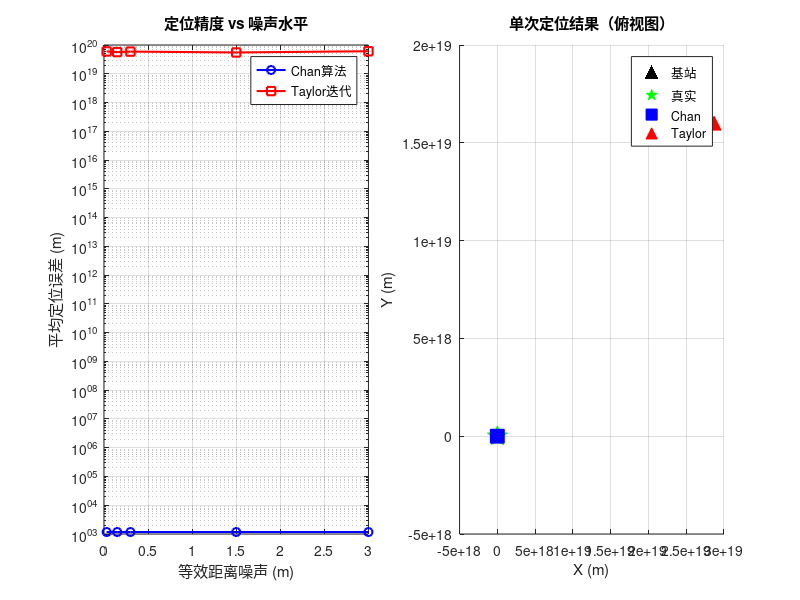

Reproduce this figure in MATLAB. (Note: this script raises an error after producing the figure.)
%% Taylor级数TDOA迭代定位
% 对应Python文件：26_TDOA_Taylor.py
% 用途：Taylor展开迭代精化TDOA定位，精度高于Chan算法
% 运行：TDOA_Taylor

function TDOA_Taylor()
    c = 3e8;

    %% 基站布局（四面体）
    stations = [0, 0, 0; 1000, 0, 0; 500, 866, 0; 500, 289, 816];

    %% 真实目标位置
    true_pos = [400; 350; 200];

    fprintf('===== Taylor级数TDOA迭代定位演示 =====\n\n');
    fprintf('真实位置: [%.0f, %.0f, %.0f]\n', true_pos);
    fprintf('基站数量: %d\n', size(stations, 1));

    %% 蒙特卡洛仿真
    num_trials = 200;
    noise_levels = [1e-10, 5e-10, 1e-9, 5e-9, 1e-8];

    errors_chan = zeros(1, length(noise_levels));
    errors_taylor = zeros(1, length(noise_levels));

    fprintf('\n运行蒙特卡洛仿真 (%d 次/噪声级)...\n', num_trials);

    for ni = 1:length(noise_levels)
        sigma_t = noise_levels(ni);
        chan_err = zeros(num_trials, 1);
        taylor_err = zeros(num_trials, 1);

        for trial = 1:num_trials
            % 生成带噪声时差
            true_dists = zeros(size(stations, 1), 1);
            for i = 1:size(stations, 1)
                true_dists(i) = norm(true_pos - stations(i,:)');
            end
            true_tdiffs = (true_dists(2:end) - true_dists(1)) / c;
            noisy_tdiffs = true_tdiffs + sigma_t * randn(size(true_tdiffs));

            % Chan算法
            pos_chan = tdoa_chan_func(stations, noisy_tdiffs, c);
            chan_err(trial) = norm(pos_chan - true_pos);

            % Taylor迭代
            pos_taylor = tdoa_taylor_func(stations, noisy_tdiffs, c, 20);
            taylor_err(trial) = norm(pos_taylor - true_pos);
        end

        errors_chan(ni) = mean(chan_err);
        errors_taylor(ni) = mean(taylor_err);

        range_err = sigma_t * c;
        fprintf('  噪声=%.1fns (~%.1fm): Chan=%.2fm, Taylor=%.2fm\n', ...
            sigma_t*1e9, range_err, errors_chan(ni), errors_taylor(ni));
    end

    %% 绘图
    figure('Position', [100, 100, 1200, 500]);

    range_errors = noise_levels * c;

    subplot(1,2,1);
    semilogy(range_errors, errors_chan, 'b-o', 'LineWidth', 1.5); hold on;
    semilogy(range_errors, errors_taylor, 'r-s', 'LineWidth', 1.5);
    xlabel('等效距离噪声 (m)'); ylabel('平均定位误差 (m)');
    title('定位精度 vs 噪声水平');
    legend('Chan算法', 'Taylor迭代'); grid on;

    % 单次可视化
    subplot(1,2,2);
    sigma_t = 5e-10;
    true_dists = zeros(size(stations,1), 1);
    for i = 1:size(stations,1)
        true_dists(i) = norm(true_pos - stations(i,:)');
    end
    true_tdiffs = (true_dists(2:end) - true_dists(1)) / c;
    noisy_tdiffs = true_tdiffs + sigma_t * randn(size(true_tdiffs));

    pos_c = tdoa_chan_func(stations, noisy_tdiffs, c);
    pos_t = tdoa_taylor_func(stations, noisy_tdiffs, c, 20);

    scatter(stations(:,1), stations(:,2), 100, 'k', '^', 'filled'); hold on;
    plot(true_pos(1), true_pos(2), 'gp', 'MarkerSize', 15, 'MarkerFaceColor', 'g');
    plot(pos_c(1), pos_c(2), 'bs', 'MarkerSize', 10, 'MarkerFaceColor', 'b');
    plot(pos_t(1), pos_t(2), 'r^', 'MarkerSize', 10, 'MarkerFaceColor', 'r');
    xlabel('X (m)'); ylabel('Y (m)');
    title('单次定位结果（俯视图）');
    legend('基站', '真实', 'Chan', 'Taylor'); grid on;

    sgtitle('Taylor级数TDOA vs Chan算法', 'FontWeight', 'bold');
    saveas(gcf, 'figures/tdoa_taylor.png');
    fprintf('\n演示完成\n');
end

%% ==================== Taylor TDOA ====================

function pos = tdoa_taylor_func(stations, time_diffs, c, max_iter)
    N = size(stations, 1);
    s1 = stations(1,:)';

    % Chan初始解
    A = zeros(N-1, 3); b = zeros(N-1, 1);
    for i = 2:N
        si = stations(i,:)';
        A(i-1,:) = 2*(si - s1)';
        b(i-1) = c^2*time_diffs(i-1)^2 - si'*si + s1'*s1;
    end
    pos = (A'*A) \ (A'*b);

    % Taylor迭代精化
    for iter = 1:max_iter
        d = zeros(N, 1);
        for i = 1:N
            d(i) = norm(pos - stations(i,:)');
        end

        H = zeros(N-1, 3);
        delta_r = zeros(N-1, 1);
        for i = 2:N
            si = stations(i,:)';
            H(i-1,:) = ((pos-si)/d(i) - (pos-s1)/d(1))';
            delta_r(i-1) = c*time_diffs(i-1) - (d(i) - d(1));
        end

        delta_pos = (H'*H) \ (H'*delta_r);
        pos = pos + delta_pos;

        if norm(delta_pos) < 1e-6
            break;
        end
    end
end

%% ==================== Chan TDOA ====================

function pos = tdoa_chan_func(stations, time_diffs, c)
    N = size(stations, 1);
    s1 = stations(1,:)';

    A = zeros(N-1, 3); b = zeros(N-1, 1);
    for i = 2:N
        si = stations(i,:)';
        A(i-1,:) = 2*(si - s1)';
        b(i-1) = c^2*time_diffs(i-1)^2 - si'*si + s1'*s1;
    end
    pos = (A'*A) \ (A'*b);
end
